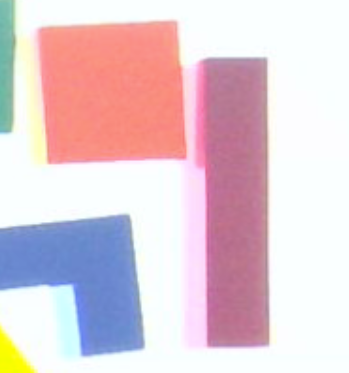
#> input picture tools/vision/6.png, 349 x 373 px, found by its file name
$ python threshold_sweep_test.py
#> lines starting #> are read from the running program, lines starting #| are printed output that depends on the picture; after the words box and inside, x2 and y2 are one past the last pixel; in counts of white or black regions, pixels touching at a corner belong together
# -*- coding: utf-8 -*-
"""
曝光阈值分割实验（独立离线脚本，不接入正式识别流程）

硬件前提：调高曝光，让"方块侧面 + 白色背光板"都被推亮，上表面保持明显更暗。
若前提成立，上表面分割退化为 Lab-L 通道固定阈值：

    top_mask = (L < T)

本脚本用阈值扫描验证曝光方案是否真的稳定，而不是某一张图看起来能分开。

验收标准（先定后跑，避免事后挑阈值）：
  主判据：存在宽度 >= MIN_STABLE_WIDTH 灰度级的连续区间，
          区间内每个 T 满足 IoU(mask(T), mask(T+IOU_LAG)) >= IOU_STABLE_THRESH
  辅判据（填了采样框才有）：L_top_P99 < T < L_side_P1 的安全窗口宽度 >= MIN_STABLE_WIDTH
  两项都过 -> 曝光方案过关；只有孤立的好阈值 -> 不过关。

运行：改传参区后直接
/home/zhl/fr3env/fr3env/bin/python threshold_sweep_test.py
"""

import math
import os
from collections import OrderedDict

import cv2
import numpy as np

# ===================== 传参区（改这里） =====================
IMAGE_PATH = "/home/zhl/SingleArmTetris/SingleArmTetris/src/tools/vision/6.png"
ROI = None                # 如 (x, y, w, h)；None=整图。托盘网格是暗的会进 mask，可裁掉只看方块区

# 预处理
GAUSS_KSIZE = (3, 3)      # L 通道轻微模糊；None 则不模糊

# 阈值扫描
T_START, T_STOP, T_STEP = 120, 220, 5
CLOSE_KERNEL = 3          # close 核（填 1~2px 小洞）
DO_OPEN = False           # True 则再 open 一次去孤立噪点；第一版按方案只 close
OPEN_KERNEL = 3

# 稳定性判定
IOU_LAG = 10              # 比较闭区域mask(T)与mask(T+lag)的 IoU
IOU_STABLE_THRESH = 0.98
MIN_STABLE_WIDTH = 20     # 稳定区间最小宽度（灰度级）

# 手工采样框标定（像素坐标 [x1, y1, x2, y2]，ROI 裁剪后的坐标系；对应组留空则跳过）
# 建议每类取 2~4 个框：TOP 选方块上表面内部（避开边缘几 px），
# SIDE 选亮侧面带，BACKGROUND 选白板
SAMPLE_BOXES = {
    "TOP": [],
    "SIDE": [],
    "BACKGROUND": [],
}

# 可视化
SHOW_WINDOW = True
MONTAGE_SCALE = 0.30      # 拼图缩略比例
MONTAGE_COLS = 4

OUTPUT_ROOT = os.path.join(os.path.dirname(os.path.abspath(__file__)), "output")
# ==========================================================


# ---------------- 基础处理 ----------------
def build_close_mask(L, t):
    """L < T -> close（可选 open）-> uint8 0/255 mask"""
    mask = np.where(L < t, 255, 0).astype(np.uint8)
    kernel = np.ones((CLOSE_KERNEL, CLOSE_KERNEL), np.uint8)
    mask = cv2.morphologyEx(mask, cv2.MORPH_CLOSE, kernel)
    if DO_OPEN:
        kernel_o = np.ones((OPEN_KERNEL, OPEN_KERNEL), np.uint8)
        mask = cv2.morphologyEx(mask, cv2.MORPH_OPEN, kernel_o)
    return mask


def mask_iou(m1, m2):
    a = m1 > 0
    b = m2 > 0
    union = int(np.logical_or(a, b).sum())
    inter = int(np.logical_and(a, b).sum())
    return float(inter) / union if union > 0 else 1.0


def draw_overlay(bgr, mask):
    """原图 + mask 外轮廓（红色）"""
    vis = bgr.copy()
    contours, _ = cv2.findContours(mask, cv2.RETR_EXTERNAL, cv2.CHAIN_APPROX_SIMPLE)
    cv2.drawContours(vis, contours, -1, (0, 0, 255), 2)
    return vis


# ---------------- 采样统计 ----------------
# [22 lines left out: functions stats_from_values, sample_stats, not called in this run]


def auto_sample_regions(bgr):
    """启发式自动采样（SAMPLE_BOXES 全空时使用，结果需结合 07 图人工核对）。

    原理：方块相关像素（上表面+被推亮的侧面）都保留较高饱和度（S>=90），
    而白板饱和度极低。彩色像素的 Lab-L 直方图若双峰：
        暗簇 = 上表面，亮簇 = 被曝光推亮的侧面，
    谷底即天然阈值，两侧簇的 P99/P1 给出安全窗口。
    """
    hsv = cv2.cvtColor(bgr, cv2.COLOR_BGR2HSV)
    S = hsv[:, :, 1]
    colorful = S >= 90
    return {"COLORFUL": colorful}


def colorful_bimodal_stats(L, bgr):
    """彩色像素 L 双峰分析。返回 (stats_dict, regions_dict, valley) 或 (None, None, None)。"""
    regions = auto_sample_regions(bgr)
    colorful = regions["COLORFUL"]
    col = L[colorful]
    if col.size < 5000:
        return None, None, None
    # 在 [160, 230] 找直方图谷底（1 灰度级分辨率）
    lo, hi = 160, 230
    hist, _ = np.histogram(col, bins=np.arange(lo, hi + 2, 1))
    valley = lo + int(np.argmin(hist))
    dark = col[col < valley]
    bright = col[col >= valley]
    if dark.size < 1000 or bright.size < 1000:
        return None, None, None
    stats = {
        "TOP(暗簇)": stats_from_values(dark),
        "SIDE(亮簇)": stats_from_values(bright),
    }
    vis_regions = {
        "TOP": colorful & (L < valley),
        "SIDE": colorful & (L >= valley),
    }
    return stats, vis_regions, valley


# [13 lines left out: function draw_sample_regions, not called in this run]


# ---------------- 稳定区间 ----------------
def find_stable_ranges(ts, ious):
    """ious[i] 对应 ts[i]（值为 None 表示缺 T+lag 不可算）。
    稳定段 = 连续 iou 达标的 T 段，实际覆盖宽度延伸到段末 + IOU_LAG。"""
    ok = [i for i, v in enumerate(ious) if v is not None and v >= IOU_STABLE_THRESH]
    ranges = []
    if not ok:
        return ranges
    start = prev = ok[0]
    for i in ok[1:]:
        if i == prev + 1:
            prev = i
        else:
            ranges.append((ts[start], ts[prev] + IOU_LAG))
            start = prev = i
    ranges.append((ts[start], ts[prev] + IOU_LAG))
    return [(a, b) for a, b in ranges if b - a >= MIN_STABLE_WIDTH]


# ---------------- 拼图 / 曲线 ----------------
def build_montage(overlays, ts, ious):
    thumbs = []
    for img, t, io in zip(overlays, ts, ious):
        th = cv2.resize(img, None, fx=MONTAGE_SCALE, fy=MONTAGE_SCALE)
        bar = np.full((30, th.shape[1], 3), 30, dtype=np.uint8)
        label = "T=%d  IoU=%s" % (t, ("%.3f" % io) if io is not None else "--")
        color = (0, 255, 0) if (io is not None and io >= IOU_STABLE_THRESH) else (200, 200, 200)
        cv2.putText(bar, label, (8, 21), cv2.FONT_HERSHEY_SIMPLEX, 0.55,
                    color, 1, cv2.LINE_AA)
        thumbs.append(np.vstack([bar, th]))
    width = max(th.shape[1] for th in thumbs)
    thumbs = [np.pad(t_, ((0, 0), (0, width - t_.shape[1]), (0, 0)),
                     constant_values=20) for t_ in thumbs]
    rows = int(math.ceil(len(thumbs) / float(MONTAGE_COLS)))
    cols = min(MONTAGE_COLS, len(thumbs))
    grid = []
    for r in range(rows):
        row = thumbs[r * cols:(r + 1) * cols]
        while len(row) < cols:
            row.append(np.full_like(thumbs[0], 20))
        grid.append(np.hstack(row))
    return np.vstack(grid)


def save_stability_curves(ts, areas, ious, stable_ranges, path):
    try:
        import matplotlib
        matplotlib.use("Agg")
        import matplotlib.pyplot as plt
    except ImportError:
        return False
    fig, ax1 = plt.subplots(figsize=(9, 4.5), dpi=120)
    ax1.plot(ts, areas, "o-", color="tab:blue", label="mask area (px)")
    ax1.set_xlabel("threshold T (Lab L)")
    ax1.set_ylabel("area", color="tab:blue")
    ax2 = ax1.twinx()
    ax2.plot(ts, [v if v is not None else float("nan") for v in ious],
             "s-", color="tab:red", label="IoU(T, T+%d)" % IOU_LAG)
    ax2.set_ylabel("IoU", color="tab:red")
    ax2.set_ylim(0.80, 1.01)
    ax2.axhline(IOU_STABLE_THRESH, ls="--", c="tab:red", alpha=0.5)
    for lo, hi in stable_ranges:
        ax1.axvspan(lo, hi, color="green", alpha=0.15)
    lines1, labels1 = ax1.get_legend_handles_labels()
    lines2, labels2 = ax2.get_legend_handles_labels()
    ax1.legend(lines1 + lines2, labels1 + labels2, loc="center right", fontsize=8)
    ax1.set_title("Threshold sweep stability (green = stable range)")
    fig.tight_layout()
    fig.savefig(path)
    plt.close(fig)
    return True


# ---------------- 主流程 ----------------
def main():
    bgr = cv2.imread(IMAGE_PATH)
#> bgr is the input picture: shape (373, 349, 3); mean B, G, R 212.8, 204.5, 225.4
    if bgr is None:
        raise FileNotFoundError("读不到图片: %s" % IMAGE_PATH)
    if ROI is not None:
        x, y, w, h = ROI
        bgr = bgr[y:y + h, x:x + w].copy()

    lab = cv2.cvtColor(bgr, cv2.COLOR_BGR2Lab)
#> lab: shape (373, 349, 3); mean of channels 0, 1, 2 215.3, 138.2, 127.1
    L = lab[:, :, 0].astype(np.float32)
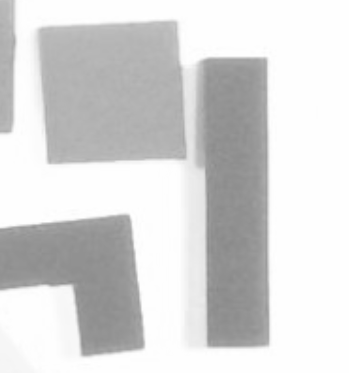
#> L: shape (373, 349) float32; min 136, max 255, mean 215.3
    if GAUSS_KSIZE is not None:
        L = cv2.GaussianBlur(L, GAUSS_KSIZE, 0)

    stem = os.path.splitext(os.path.basename(IMAGE_PATH))[0]
    out_dir = os.path.join(OUTPUT_ROOT, stem)
    os.makedirs(out_dir, exist_ok=True)

    report = []
    report.append("image: %s  roi: %s  size: %dx%d" % (
        IMAGE_PATH, ROI, bgr.shape[1], bgr.shape[0]))
    report.append("params: T=%d..%d step %d  gauss=%s  close=%dx%d open=%s  "
                  "iou_lag=%d iou_thresh=%.2f min_width=%d" % (
                      T_START, T_STOP, T_STEP, GAUSS_KSIZE, CLOSE_KERNEL,
                      CLOSE_KERNEL, DO_OPEN, IOU_LAG, IOU_STABLE_THRESH,
                      MIN_STABLE_WIDTH))

    # ---------------- 1. 基础输出 ----------------
    cv2.imwrite(os.path.join(out_dir, "00_original.png"), bgr)
    cv2.imwrite(os.path.join(out_dir, "01_L_channel.png"),
                np.clip(L, 0, 255).astype(np.uint8))
    print("已保存 00_original.png / 01_L_channel.png")

    # ---------------- 2. 采样统计 ----------------
    # 优先用手工框；全空时退到彩色像素双峰分析（07 图可核对）
    manual = any(SAMPLE_BOXES.get(k) for k in ("TOP", "SIDE", "BACKGROUND"))
    stats = {}
    valley = None
    if manual:
        for name, boxes in SAMPLE_BOXES.items():
            st = sample_stats(L, boxes)
            if st is not None:
                stats[name] = st
        regions_note = "手工采样框"
    else:
        stats2, vis_regions, valley = colorful_bimodal_stats(L, bgr)
#> in auto_sample_regions, `S = hsv[:, :, 1]`:
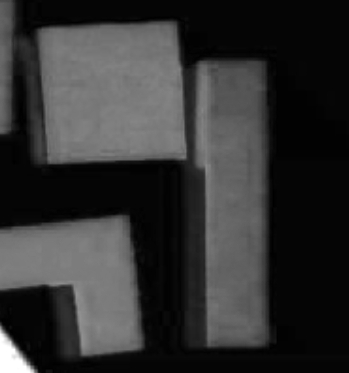
#> S: shape (373, 349); min 0, max 255, mean 50.5
#> in auto_sample_regions, `colorful = S >= 90`:
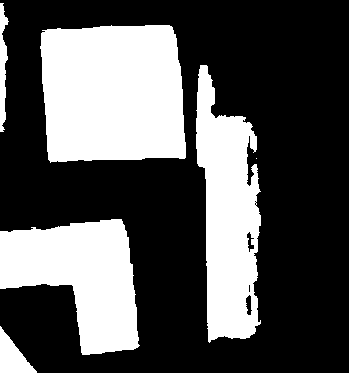
#> colorful: shape (373, 349) bool; 33.6% white; 6 white regions (1 under 20 px), largest, box (x1, y1, x2, y2) and area: (40, 25, 186, 163) 18302, (196, 65, 261, 343) 12014, (0, 219, 140, 355) 11808, (0, 326, 37, 373) 882, (0, 3, 9, 132) 682
#> in colorful_bimodal_stats, `regions = auto_sample_regions(bgr)`: regions = 1 item
#> in colorful_bimodal_stats, `hist, _ = np.histogram(col, bins=np.arange(lo, hi + 2, 1))`: hist = 71 values, max 3390 at index 18, min 0 at index 41, mean 291.9
#> in colorful_bimodal_stats, `valley = lo + int(np.argmin(hist))`: valley = 201
#> in colorful_bimodal_stats, `bright = col[col >= valley]`: bright = 883 values, max 250 at index 149, min 202.5 at index 0, mean 246.1
        if stats2 is not None:
            stats.update(stats2)
            cv2.imwrite(os.path.join(out_dir, "07_sample_regions.png"),
                        draw_sample_regions(bgr, vis_regions))
            print("已保存 07_sample_regions.png（绿=暗簇/上表面，红=亮簇/侧面，人工核对）")
            regions_note = "彩色像素双峰分析（谷底 T=%d）" % valley
        else:
            regions_note = "彩色像素过少，双峰分析不可用"

    report.append("")
    report.append("==== 采样统计（Lab-L，%s）====" % regions_note)
    window_lo, window_hi = None, None
    for name, st in stats.items():
        report.append(
            "%-12s n=%-8d min=%.0f p1=%.0f p50=%.0f p99=%.0f max=%.0f" % (
                name, st["n"], st["min"], st["p1"], st["p50"], st["p99"], st["max"]))
    if "TOP(暗簇)" in stats and "SIDE(亮簇)" in stats:
        window_lo, window_hi = stats["TOP(暗簇)"]["p99"], stats["SIDE(亮簇)"]["p1"]
        margin = window_hi - window_lo
        report.append("安全窗口: 暗簇p99=%.0f < T < 亮簇p1=%.0f  宽度=%.0f  %s" % (
            window_lo, window_hi, margin,
            "[达标>=20]" if margin >= MIN_STABLE_WIDTH else "[不足]"))
        report.append("推荐 T (窗口中点) = %.0f" % ((window_lo + window_hi) / 2.0))
    elif "TOP" in stats and "SIDE" in stats:
        window_lo, window_hi = stats["TOP"]["p99"], stats["SIDE"]["p1"]
        margin = window_hi - window_lo
        report.append("安全窗口: top_p99=%.0f < T < side_p1=%.0f  宽度=%.0f  %s" % (
            window_lo, window_hi, margin,
            "[达标>=20]" if margin >= MIN_STABLE_WIDTH else "[不足]"))
        report.append("推荐 T (窗口中点) = %.0f" % ((window_lo + window_hi) / 2.0))
    else:
        report.append("（缺 TOP/SIDE 采样，跳过安全窗口标定）")

    # ---------------- 3. 阈值扫描 ----------------
    ts = list(range(T_START, T_STOP + 1, T_STEP))
    masks = OrderedDict()
    overlays = []
    areas = []
    for t in ts:
        raw = np.where(L < t, 255, 0).astype(np.uint8)
        closed = build_close_mask(L, t)
        masks[t] = closed
        overlay = draw_overlay(bgr, closed)
        overlays.append(overlay)
        areas.append(int(np.count_nonzero(closed)))
        cv2.imwrite(os.path.join(out_dir, "02_threshold_raw_T%03d.png" % t), raw)
        cv2.imwrite(os.path.join(out_dir, "03_threshold_close_T%03d.png" % t), closed)
        cv2.imwrite(os.path.join(out_dir, "04_overlay_T%03d.png" % t), overlay)
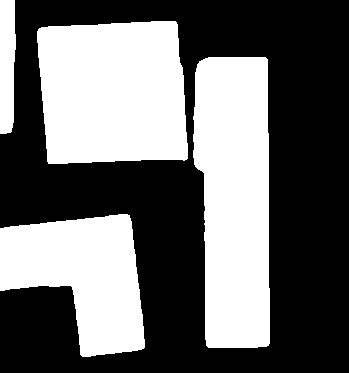
#> closed: shape (373, 349); 42% white; 4 white regions, box (x1, y1, x2, y2) and area: (193, 57, 270, 348) 19782, (37, 21, 188, 164) 19535, (0, 214, 145, 357) 13417, (0, 0, 16, 134) 1931
#> after the loop, areas = [0, 0, 0, 0, 68, 5882, 19144, 23842, 26547, 28777, 29723, 30383, 42428, 49096, 50989, 51975, 52469, 52990, 53475, 54119, 54665]; masks = 21 items; overlays = 21 items
    print("已保存 %d 档 02/03/04 输出" % len(ts))

    # ---------------- 4. 稳定性 ----------------
    ious = []
    for t in ts:
        t2 = t + IOU_LAG
        ious.append(mask_iou(masks[t], masks[t2]) if t2 in masks else None)
#> this loop made 21 passes
#> (union in mask_iou, inter in mask_iou) on passes 1 to 8: (0, 0), (0, 0), (68, 0), (5882, 0), (19144, 68), (23842, 5882), (26547, 19144), (28777, 23842)
#> after the loop, ious = 21 items, first 6: 1, 1, 0, 0, 0.00355, 0.247
    stable_ranges = find_stable_ranges(ts, ious)
#> in find_stable_ranges, `ok = [i for i, v in enumerate(ious) if v is not None and v >= IOU_STAB..`: ok = [0, 1, 15, 16]
#> in find_stable_ranges, `start = prev = ok[0]`: start = 0
#> the loop in find_stable_ranges, `for i in ok[1:]:` made 3 passes
#> (i, start, prev) on pass 2: (15, 15, 15)
#> after the loop in find_stable_ranges, `for i in ok[1:]:`: ranges = [(120, 135)]
#> stable_ranges = []

    report.append("")
    report.append("==== 扫描结果 ====")
    report.append("%-6s %-12s %-10s" % ("T", "area(px)", "IoU(T,T+%d)" % IOU_LAG))
    for t, a, io in zip(ts, areas, ious):
        report.append("%-6d %-12d %s" % (
            t, a, ("%.4f" % io) if io is not None else "--"))
#> this loop made 21 passes
#> (t, a, io) on passes 1 to 8: (120, 0, 1), (125, 0, 1), (130, 0, 0), (135, 0, 0), (140, 68, 0.00355), (145, 5882, 0.247), (150, 19144, 0.721), (155, 23842, 0.829)
#> after the loop, report = 29 items

    report.append("")
    report.append("==== 稳定区间（IoU>=%.2f，宽度>=%d）====" % (
        IOU_STABLE_THRESH, MIN_STABLE_WIDTH))
    if stable_ranges:
        for lo, hi in stable_ranges:
            report.append("  [%d, %d]  宽度 %d" % (lo, hi, hi - lo))
    else:
        report.append("  无")

    pass_main = bool(stable_ranges)
#> pass_main = False
    pass_aux = (window_lo is not None and window_hi - window_lo >= MIN_STABLE_WIDTH)
    report.append("")
    report.append("==== 验收结论 ====")
    report.append("主判据(稳定区间): %s" % ("PASS" if pass_main else "FAIL"))
    if window_lo is not None:
        report.append("辅判据(安全窗口>=20): %s" % ("PASS" if pass_aux else "FAIL"))
    else:
        report.append("辅判据(安全窗口>=20): 未评（缺采样框）")
    if pass_main:
        lo, hi = max(stable_ranges, key=lambda r: r[1] - r[0])
        report.append("建议取稳定区间中点 T=%d 起步" % ((lo + hi) // 2))
    else:
        report.append("只有孤立好阈值 -> 曝光方案不稳定，先调硬件再谈软件")

    # ---------------- 5. 拼图 + 曲线 ----------------
    montage = build_montage(overlays, ts, ious)
#> the loop in build_montage, `for img, t, io in zip(overlays, ts, ious):` made 21 passes
#> (t, io, color) on passes 6 to 13: (145, 0.247, (200, 200, 200)), (150, 0.721, (200, 200, 200)), (155, 0.829, (200, 200, 200)), (160, 0.893, (200, 200, 200)), (165, 0.947, (200, 200, 200)), (170, 0.701, (200, 200, 200)), (175, 0.619, (200, 200, 200)), (180, 0.832, (200, 200, 200))
#> after the loop in build_montage, `for img, t, io in zip(overlays, ts, ious):`:
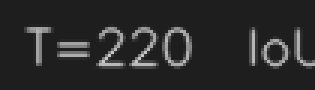
#> bar: shape (30, 105, 3) (shown 3 times larger); min 30, max 198, mean 42.5
#> after the loop in build_montage, `for img, t, io in zip(overlays, ts, ious):`: thumbs = 21 items
#> in build_montage, `width = max(th.shape[1] for th in thumbs)`: width = 105
#> in build_montage, `rows = int(math.ceil(len(thumbs) / float(MONTAGE_COLS)))`: rows = 6
#> in build_montage, `cols = min(MONTAGE_COLS, len(thumbs))`: cols = 4
#> after the loop in build_montage, `for r in range(rows):`: grid = 6 items
    cv2.imwrite(os.path.join(out_dir, "05_montage.png"), montage)
    print("已保存 05_montage.png")
    if save_stability_curves(ts, areas, ious, stable_ranges,
                             os.path.join(out_dir, "06_stability_curves.png")):
#> in save_stability_curves, `lines1, labels1 = ax1.get_legend_handles_labels()`: lines1 = 1 item; labels1 = ['mask area (px)']
#> in save_stability_curves, `fig.savefig(path)`:
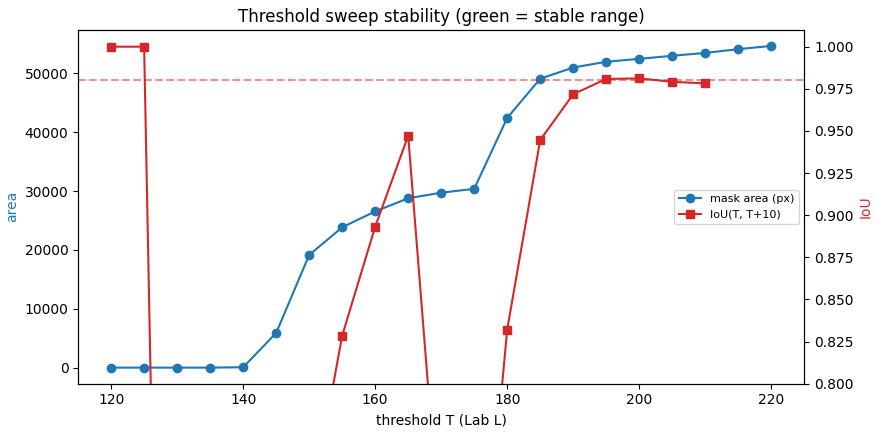
#> figure drawn by matplotlib, 2 panels; panel 1: curve peaks at x = 220, y = 54665
        print("已保存 06_stability_curves.png")
    else:
        print("matplotlib 不可用，跳过 06 曲线图")

    report_path = os.path.join(out_dir, "99_report.txt")
    with open(report_path, "w") as f:
        f.write("\n".join(report) + "\n")
    print("已保存 99_report.txt")
    print("\n".join(report))
#| image: /home/zhl/SingleArmTetris/SingleArmTetris/src/tools/vision/6.png  roi: None  size: 349x373
#| params: T=120..220 step 5  gauss=(3, 3)  close=3x3 open=False  iou_lag=10 iou_thresh=0.98 min_width=20
#| ==== 采样统计（Lab-L，彩色像素过少，双峰分析不可用）====
#| （缺 TOP/SIDE 采样，跳过安全窗口标定）
#| ==== 扫描结果 ====
#| T      area(px)     IoU(T,T+10)
#> (further printed lines are left out)

    if SHOW_WINDOW:
        cv2.imshow("montage (press any key to exit)",
                   cv2.resize(montage, None, fx=0.9, fy=0.9))
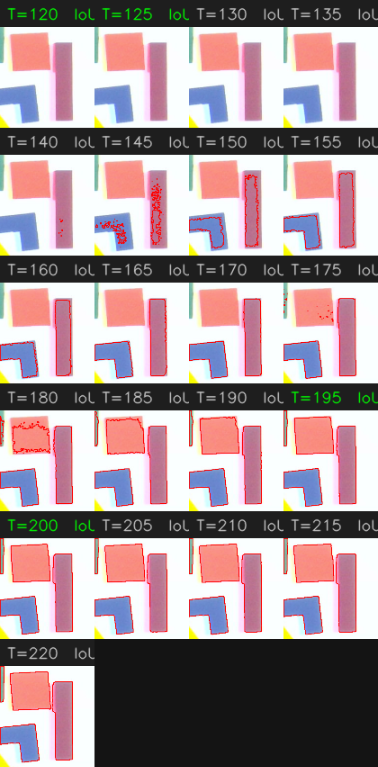
#> window 'montage (press any key to exit': shape (767, 378, 3); mean B, G, R 152.5, 148, 166.7
        cv2.waitKey(0)
        cv2.destroyAllWindows()


if __name__ == "__main__":
    main()
